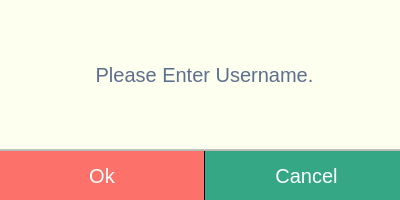
<?xml version="1.0" encoding="UTF-8"?>
<ui version="4.0">
 <class>Dialog</class>
 <widget class="QDialog" name="Dialog">
  <property name="geometry">
   <rect>
    <x>0</x>
    <y>0</y>
    <width>400</width>
    <height>200</height>
   </rect>
  </property>
  <property name="minimumSize">
   <size>
    <width>0</width>
    <height>0</height>
   </size>
  </property>
  <property name="windowTitle">
   <string>Dialog</string>
  </property>
  <property name="styleSheet">
   <string notr="true"/>
  </property>
  <widget class="QFrame" name="btn_frame">
   <property name="geometry">
    <rect>
     <x>-1</x>
     <y>150</y>
     <width>411</width>
     <height>51</height>
    </rect>
   </property>
   <property name="styleSheet">
    <string notr="true">QPushButton{
border-radius:none;
border-right:1px solid;
color:white;
font-size:20px;
font-family:&quot;Open-Sans&quot;,sans-serif;
}
</string>
   </property>
   <property name="frameShape">
    <enum>QFrame::StyledPanel</enum>
   </property>
   <property name="frameShadow">
    <enum>QFrame::Raised</enum>
   </property>
   <layout class="QHBoxLayout" name="horizontalLayout">
    <property name="spacing">
     <number>0</number>
    </property>
    <property name="leftMargin">
     <number>0</number>
    </property>
    <property name="topMargin">
     <number>0</number>
    </property>
    <property name="rightMargin">
     <number>0</number>
    </property>
    <property name="bottomMargin">
     <number>0</number>
    </property>
    <item>
     <widget class="QPushButton" name="OkBtn">
      <property name="maximumSize">
       <size>
        <width>16777215</width>
        <height>51</height>
       </size>
      </property>
      <property name="styleSheet">
       <string notr="true">#OkBtn{background: #fc7169;
}
#OkBtn:hover{
background-color: #fc8982;
}</string>
      </property>
      <property name="text">
       <string>Ok</string>
      </property>
     </widget>
    </item>
    <item>
     <widget class="QPushButton" name="CancelBtn">
      <property name="maximumSize">
       <size>
        <width>16777215</width>
        <height>51</height>
       </size>
      </property>
      <property name="styleSheet">
       <string notr="true">#CancelBtn{
background-color: #35a785;
}
#CancelBtn:hover{
	
	background-color: rgb(63, 199, 158);
}</string>
      </property>
      <property name="text">
       <string>Cancel</string>
      </property>
     </widget>
    </item>
   </layout>
  </widget>
  <widget class="QFrame" name="msg_frame">
   <property name="geometry">
    <rect>
     <x>-1</x>
     <y>-1</y>
     <width>411</width>
     <height>151</height>
    </rect>
   </property>
   <property name="styleSheet">
    <string notr="true">background-color: rgb(253, 255, 239);
</string>
   </property>
   <property name="frameShape">
    <enum>QFrame::StyledPanel</enum>
   </property>
   <property name="frameShadow">
    <enum>QFrame::Raised</enum>
   </property>
   <widget class="QLabel" name="Err_msg">
    <property name="geometry">
     <rect>
      <x>50</x>
      <y>50</y>
      <width>311</width>
      <height>51</height>
     </rect>
    </property>
    <property name="styleSheet">
     <string notr="true">font-size:20px;
color:#5e6e8d;</string>
    </property>
    <property name="text">
     <string>Please Enter Username.</string>
    </property>
    <property name="alignment">
     <set>Qt::AlignCenter</set>
    </property>
   </widget>
  </widget>
 </widget>
 <resources/>
 <connections/>
</ui>
